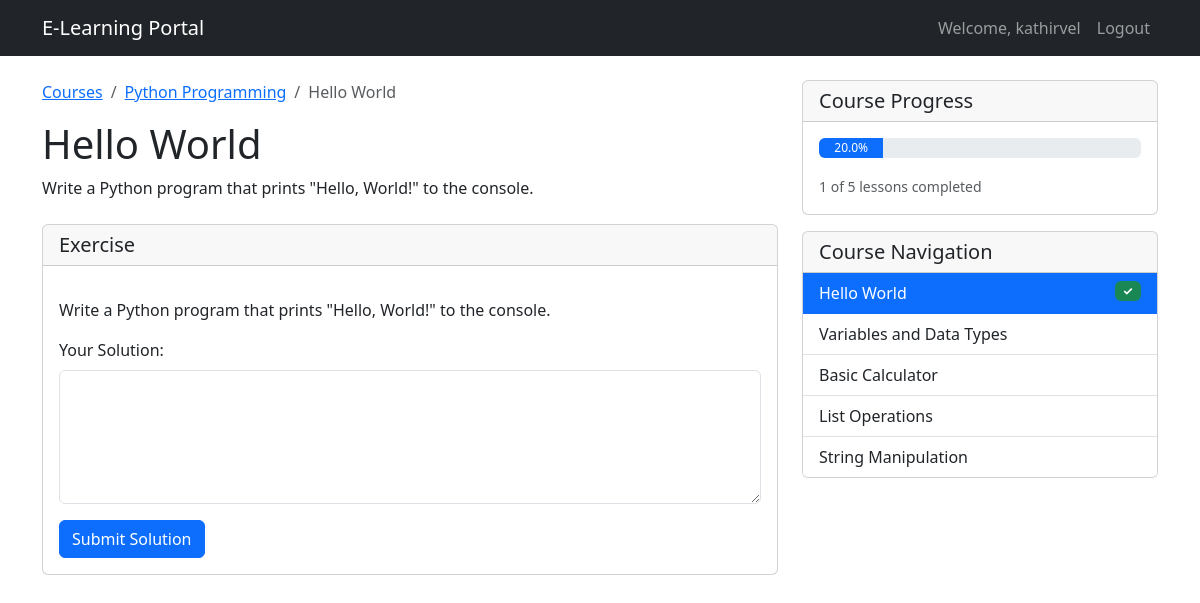
Screenshot of /course/1/lesson/1/ (signed in) with the database file from the repository.
### courses/models.py (models this page shows, shortened)
class Course(models.Model):
    title = models.CharField(max_length=200)
    description = models.TextField()
    language = models.CharField(max_length=50)
    created_at = models.DateTimeField(auto_now_add=True)
    updated_at = models.DateTimeField(auto_now=True)
    image = models.ImageField(upload_to='course_images/', null=True, blank=True)

class Lesson(models.Model):
    course = models.ForeignKey(Course, on_delete=models.CASCADE, related_name='lessons')
    title = models.CharField(max_length=200)
    content = models.TextField()
    order = models.IntegerField()
    exercise = models.TextField(blank=True)
    solution = models.TextField(blank=True)
    class Meta:
        ordering = ['order']

class UserProgress(models.Model):
    user = models.ForeignKey(User, on_delete=models.CASCADE)
    course = models.ForeignKey(Course, on_delete=models.CASCADE)
    completed_lessons = models.ManyToManyField(Lesson, blank=True)
    last_accessed = models.DateTimeField(auto_now=True)
    def progress_percentage(self):
        total_lessons = self.course.lessons.count()
        if total_lessons == 0:
            return 0
        return (self.completed_lessons.count() / total_lessons) * 100
    class Meta:
        unique_together = ('user', 'course')

### courses/views.py (the view, shortened to what this page needs)
# urls.py: path('course/<int:course_id>/lesson/<int:lesson_id>/', views.lesson_detail, name='lesson_detail'),
@login_required
def lesson_detail(request, course_id, lesson_id):
    course = get_object_or_404(Course, id=course_id)
    lesson = get_object_or_404(Lesson, id=lesson_id, course=course)
    progress, created = UserProgress.objects.get_or_create(
        user=request.user,
        course=course
    )
    return render(request, 'courses/lesson_detail.html', {
        'course': course,
        'lesson': lesson,
        'progress': progress
    })

### courses/templates/courses/lesson_detail.html (shortened to what this page needs)
{% extends 'courses/base.html' %}
{% block content %}
<div class="row">
    <div class="col-md-8">
        <nav aria-label="breadcrumb">
            <ol class="breadcrumb">
                <li class="breadcrumb-item"><a href="{% url 'courses:course_list' %}">Courses</a></li>
                <li class="breadcrumb-item"><a href="{% url 'courses:course_detail' course.id %}">{{ course.title }}</a></li>
                <li class="breadcrumb-item active">{{ lesson.title }}</li>
            </ol>
        </nav>
        <h1>{{ lesson.title }}</h1>
        <div class="lesson-content mb-4">
            {{ lesson.content|linebreaks }}
        </div>
        {% if lesson.exercise %}
        <div class="card mb-4">
            <div class="card-header">
                <h5 class="mb-0">Exercise</h5>
            </div>
            <div class="card-body">
                <p>{{ lesson.exercise|linebreaks }}</p>
                <form method="post" class="mt-3">
                    <div class="mb-3">
                        <label for="solution" class="form-label">Your Solution:</label>
                        <textarea class="form-control" id="solution" name="solution" rows="5" required></textarea>
                    </div>
                    <button type="submit" class="btn btn-primary">Submit Solution</button>
                </form>
            </div>
        </div>
        {% endif %}
    </div>
    <div class="col-md-4">
        <div class="card">
            <div class="card-header">
                <h5 class="mb-0">Course Progress</h5>
            </div>
            <div class="card-body">
                <div class="progress mb-3">
                    <div class="progress-bar" role="progressbar"
                         style="width: {{ progress.progress_percentage }}%"
                         aria-valuenow="{{ progress.progress_percentage }}"
                         aria-valuemin="0"
                         aria-valuemax="100">
                        {{ progress.progress_percentage|floatformat:1 }}%
                    </div>
                </div>
                <p class="card-text">
                    <small class="text-muted">
                        {{ progress.completed_lessons.count }} of {{ course.lessons.count }} lessons completed
                    </small>
                </p>
            </div>
        </div>
        <div class="card mt-3">
            <div class="card-header">
                <h5 class="mb-0">Course Navigation</h5>
            </div>
            <div class="list-group list-group-flush">
                {% for l in course.lessons.all %}
                <a href="{% url 'courses:lesson_detail' course.id l.id %}"
                   class="list-group-item list-group-item-action {% if l.id == lesson.id %}active{% endif %}">
                    {{ l.title }}
                    {% if l in progress.completed_lessons.all %}
                    <span class="badge bg-success float-end">✓</span>
                    {% endif %}
                </a>
                {% endfor %}
            </div>
        </div>
    </div>
</div>
{% endblock %}

### courses/templates/courses/base.html (shortened to what this page needs)
<!DOCTYPE html>
<html lang="en">
<head>
    <link href="https://cdn.jsdelivr.net/npm/bootstrap@5.3.0/dist/css/bootstrap.min.css" rel="stylesheet">
</head>
<body>
    <nav class="navbar navbar-expand-lg navbar-dark bg-dark">
        <div class="container">
            <a class="navbar-brand" href="{% url 'courses:course_list' %}">E-Learning Portal</a>
            <div class="collapse navbar-collapse" id="navbarNav">
                <ul class="navbar-nav ms-auto">
                    {% if user.is_authenticated %}
                        <li class="nav-item">
                            <span class="nav-link">Welcome, {{ user.username }}</span>
                        </li>
                        <li class="nav-item">
                            <a class="nav-link" href="{% url 'logout' %}">Logout</a>
                        </li>
                    {% else %}
                        <li class="nav-item">
                            <a class="nav-link" href="{% url 'login' %}">Login</a>
                        </li>
                    {% endif %}
                </ul>
            </div>
        </div>
    </nav>
    <div class="container mt-4">
        {% block content %}
        {% endblock %}
    </div>
</body>
</html>

### courses/templates/courses/base.html (style rules this page uses)
.progress { height: 20px; }

### rows the page displays
Course: title "Python Programming", lessons.count "5"
Lesson: title "Hello World", content "Write a Python program that prints \"Hello, World!\" to the console.", exercise "Write a Python program that prints \"Hello, World!\" to the console."
UserProgress: progress_percentage "20.0", completed_lessons.count "1"
Lesson: title "Variables and Data Types"
Lesson: title "Basic Calculator"
Lesson: title "List Operations"
Lesson: title "String Manipulation"

### other values shown
{{ user.username }} "kathirvel"
